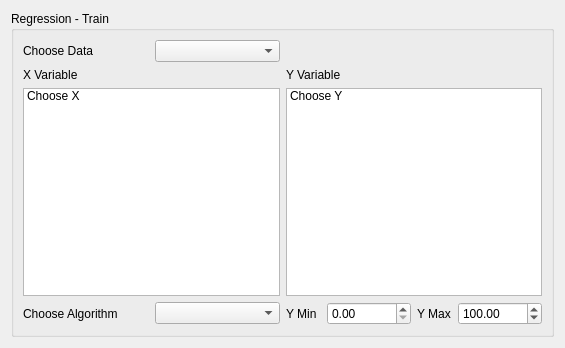
<?xml version="1.0" encoding="UTF-8"?>
<ui version="4.0">
 <class>Form</class>
 <widget class="QWidget" name="Form">
  <property name="geometry">
   <rect>
    <x>0</x>
    <y>0</y>
    <width>565</width>
    <height>348</height>
   </rect>
  </property>
  <property name="windowTitle">
   <string>Form</string>
  </property>
  <layout class="QVBoxLayout" name="verticalLayout_2">
   <item>
    <widget class="QGroupBox" name="groupLayout">
     <property name="title">
      <string>Regression - Train</string>
     </property>
     <layout class="QGridLayout" name="gridLayout">
      <item row="0" column="0">
       <layout class="QHBoxLayout" name="horizontalLayout_3">
        <item>
         <widget class="QLabel" name="chooseDataLabel">
          <property name="text">
           <string>Choose Data</string>
          </property>
         </widget>
        </item>
        <item>
         <widget class="QComboBox" name="chooseDataComboBox"/>
        </item>
       </layout>
      </item>
      <item row="1" column="0">
       <widget class="QLabel" name="xVariableLabel">
        <property name="text">
         <string>X Variable</string>
        </property>
       </widget>
      </item>
      <item row="1" column="1">
       <widget class="QLabel" name="yVariableLabel">
        <property name="text">
         <string>Y Variable</string>
        </property>
       </widget>
      </item>
      <item row="2" column="0">
       <widget class="QListWidget" name="xVariableList">
        <property name="enabled">
         <bool>true</bool>
        </property>
        <property name="sizePolicy">
         <sizepolicy hsizetype="Expanding" vsizetype="Expanding">
          <horstretch>0</horstretch>
          <verstretch>0</verstretch>
         </sizepolicy>
        </property>
        <item>
         <property name="text">
          <string>Choose X</string>
         </property>
        </item>
       </widget>
      </item>
      <item row="2" column="1">
       <widget class="QListWidget" name="yVariableList">
        <property name="sizePolicy">
         <sizepolicy hsizetype="Expanding" vsizetype="Expanding">
          <horstretch>0</horstretch>
          <verstretch>0</verstretch>
         </sizepolicy>
        </property>
        <property name="sortingEnabled">
         <bool>true</bool>
        </property>
        <item>
         <property name="text">
          <string>Choose Y</string>
         </property>
        </item>
       </widget>
      </item>
      <item row="3" column="0">
       <layout class="QHBoxLayout" name="horizontalLayout_2">
        <item>
         <widget class="QLabel" name="chooseAlgorithmLabel">
          <property name="text">
           <string>Choose Algorithm</string>
          </property>
         </widget>
        </item>
        <item>
         <widget class="QComboBox" name="chooseAlgorithmComboBox"/>
        </item>
       </layout>
      </item>
      <item row="3" column="1">
       <layout class="QHBoxLayout" name="horizontalLayout">
        <item>
         <widget class="QLabel" name="yMinLabel">
          <property name="text">
           <string>Y Min</string>
          </property>
         </widget>
        </item>
        <item>
         <widget class="QDoubleSpinBox" name="yMinDoubleSpinBox">
          <property name="maximum">
           <double>999999.000000000000000</double>
          </property>
         </widget>
        </item>
        <item>
         <widget class="QLabel" name="yMaxLabel">
          <property name="text">
           <string>Y Max</string>
          </property>
         </widget>
        </item>
        <item>
         <widget class="QDoubleSpinBox" name="yMaxDoubleSpinBox">
          <property name="maximum">
           <double>999999.000000000000000</double>
          </property>
          <property name="value">
           <double>100.000000000000000</double>
          </property>
         </widget>
        </item>
       </layout>
      </item>
      <item row="4" column="0" colspan="2">
       <layout class="QVBoxLayout" name="algorithmLayout"/>
      </item>
     </layout>
    </widget>
   </item>
  </layout>
 </widget>
 <resources/>
 <connections/>
</ui>
